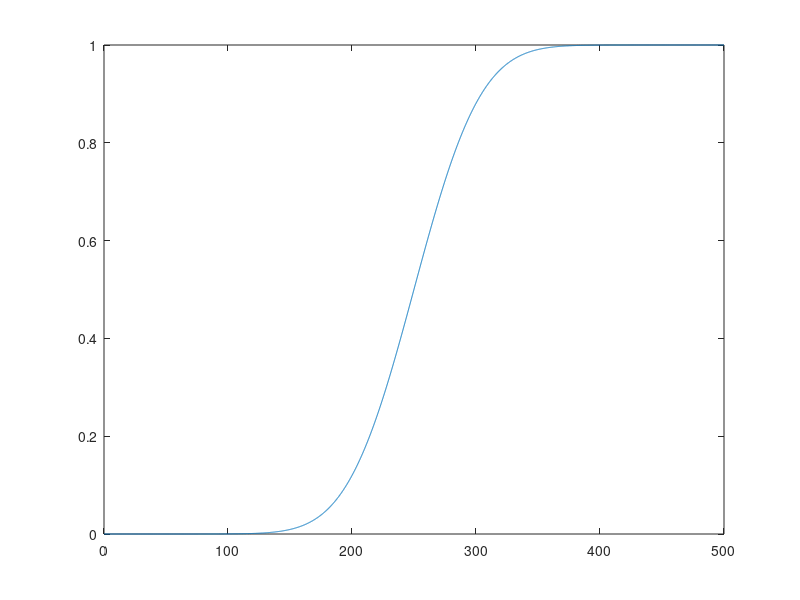

Recreate this plot in MATLAB.
clear all;

lateral_res=100;     %micron
space=0:0.1:500;     %micron
spot=gaussmf(space,[lateral_res/2/(2*log(2))^0.5 250]);
plot(space,spot);
integrated_spot(1:length(spot))=0;
for j=1:length(spot)
    integrated_spot(j)=sum(spot(1:j));
end
norm=integrated_spot/max(integrated_spot);
plot(space,norm);
perc=norm(space==lateral_res);